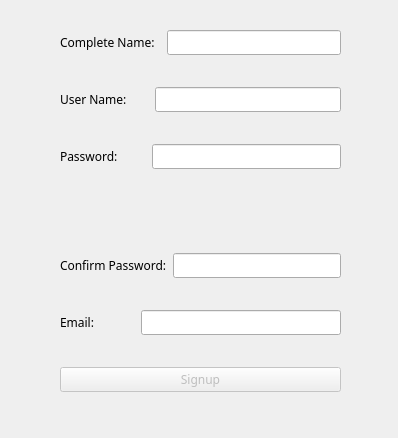
<?xml version="1.0" encoding="UTF-8"?>
<ui version="4.0">
 <class>Signup</class>
 <widget class="QWidget" name="Signup">
  <property name="geometry">
   <rect>
    <x>0</x>
    <y>0</y>
    <width>398</width>
    <height>438</height>
   </rect>
  </property>
  <property name="windowTitle">
   <string>Signup Page</string>
  </property>
  <widget class="QWidget" name="layoutWidget">
   <property name="geometry">
    <rect>
     <x>60</x>
     <y>30</y>
     <width>281</width>
     <height>362</height>
    </rect>
   </property>
   <property name="font">
    <font>
     <family>MV Boli</family>
    </font>
   </property>
   <layout class="QVBoxLayout" name="verticalLayout">
    <item>
     <layout class="QHBoxLayout" name="horizontalLayout_5">
      <item>
       <widget class="QLabel" name="label">
        <property name="font">
         <font>
          <family>MV Boli</family>
         </font>
        </property>
        <property name="text">
         <string>Complete Name:  </string>
        </property>
       </widget>
      </item>
      <item>
       <widget class="QLineEdit" name="nameled">
        <property name="font">
         <font>
          <family>MV Boli</family>
         </font>
        </property>
       </widget>
      </item>
     </layout>
    </item>
    <item>
     <widget class="QLabel" name="nameerrorlbl">
      <property name="font">
       <font>
        <family>MS Shell Dlg 2</family>
       </font>
      </property>
      <property name="text">
       <string/>
      </property>
     </widget>
    </item>
    <item>
     <layout class="QHBoxLayout" name="horizontalLayout_4">
      <item>
       <widget class="QLabel" name="label_2">
        <property name="font">
         <font>
          <family>MV Boli</family>
         </font>
        </property>
        <property name="text">
         <string>User Name:       </string>
        </property>
       </widget>
      </item>
      <item>
       <widget class="QLineEdit" name="usernameled">
        <property name="font">
         <font>
          <family>MV Boli</family>
         </font>
        </property>
       </widget>
      </item>
     </layout>
    </item>
    <item>
     <widget class="QLabel" name="usererrorlbl">
      <property name="font">
       <font>
        <family>MS Shell Dlg 2</family>
       </font>
      </property>
      <property name="text">
       <string/>
      </property>
     </widget>
    </item>
    <item>
     <layout class="QHBoxLayout" name="horizontalLayout_3">
      <item>
       <widget class="QLabel" name="label_3">
        <property name="font">
         <font>
          <family>MV Boli</family>
         </font>
        </property>
        <property name="text">
         <string>Password:         </string>
        </property>
       </widget>
      </item>
      <item>
       <widget class="QLineEdit" name="passwordled">
        <property name="font">
         <font>
          <family>MV Boli</family>
         </font>
        </property>
       </widget>
      </item>
     </layout>
    </item>
    <item>
     <widget class="QLabel" name="passworderrorlbl">
      <property name="font">
       <font>
        <family>MS Shell Dlg 2</family>
       </font>
      </property>
      <property name="text">
       <string/>
      </property>
     </widget>
    </item>
    <item>
     <widget class="QLabel" name="passworderrorlbl_2">
      <property name="font">
       <font>
        <family>MS Shell Dlg 2</family>
       </font>
      </property>
      <property name="text">
       <string/>
      </property>
     </widget>
    </item>
    <item>
     <widget class="QLabel" name="passworderrorlbl_3">
      <property name="font">
       <font>
        <family>MS Shell Dlg 2</family>
       </font>
      </property>
      <property name="text">
       <string/>
      </property>
     </widget>
    </item>
    <item>
     <layout class="QHBoxLayout" name="horizontalLayout_2">
      <item>
       <widget class="QLabel" name="label_4">
        <property name="font">
         <font>
          <family>MV Boli</family>
         </font>
        </property>
        <property name="text">
         <string>Confirm Password:</string>
        </property>
       </widget>
      </item>
      <item>
       <widget class="QLineEdit" name="rewriteled">
        <property name="font">
         <font>
          <family>MV Boli</family>
         </font>
        </property>
       </widget>
      </item>
     </layout>
    </item>
    <item>
     <widget class="QLabel" name="confirmpasserrorlbl">
      <property name="font">
       <font>
        <family>MS Shell Dlg 2</family>
       </font>
      </property>
      <property name="text">
       <string/>
      </property>
     </widget>
    </item>
    <item>
     <layout class="QHBoxLayout" name="horizontalLayout">
      <item>
       <widget class="QLabel" name="label_5">
        <property name="font">
         <font>
          <family>MV Boli</family>
         </font>
        </property>
        <property name="text">
         <string>Email:             </string>
        </property>
       </widget>
      </item>
      <item>
       <widget class="QLineEdit" name="emailled">
        <property name="font">
         <font>
          <family>MV Boli</family>
         </font>
        </property>
       </widget>
      </item>
     </layout>
    </item>
    <item>
     <widget class="QLabel" name="emailerrorlbl">
      <property name="font">
       <font>
        <family>MS Shell Dlg 2</family>
       </font>
      </property>
      <property name="text">
       <string/>
      </property>
     </widget>
    </item>
    <item>
     <widget class="QPushButton" name="signupbtn">
      <property name="enabled">
       <bool>false</bool>
      </property>
      <property name="font">
       <font>
        <family>MV Boli</family>
       </font>
      </property>
      <property name="text">
       <string>Signup</string>
      </property>
     </widget>
    </item>
   </layout>
  </widget>
 </widget>
 <resources/>
 <connections/>
</ui>
